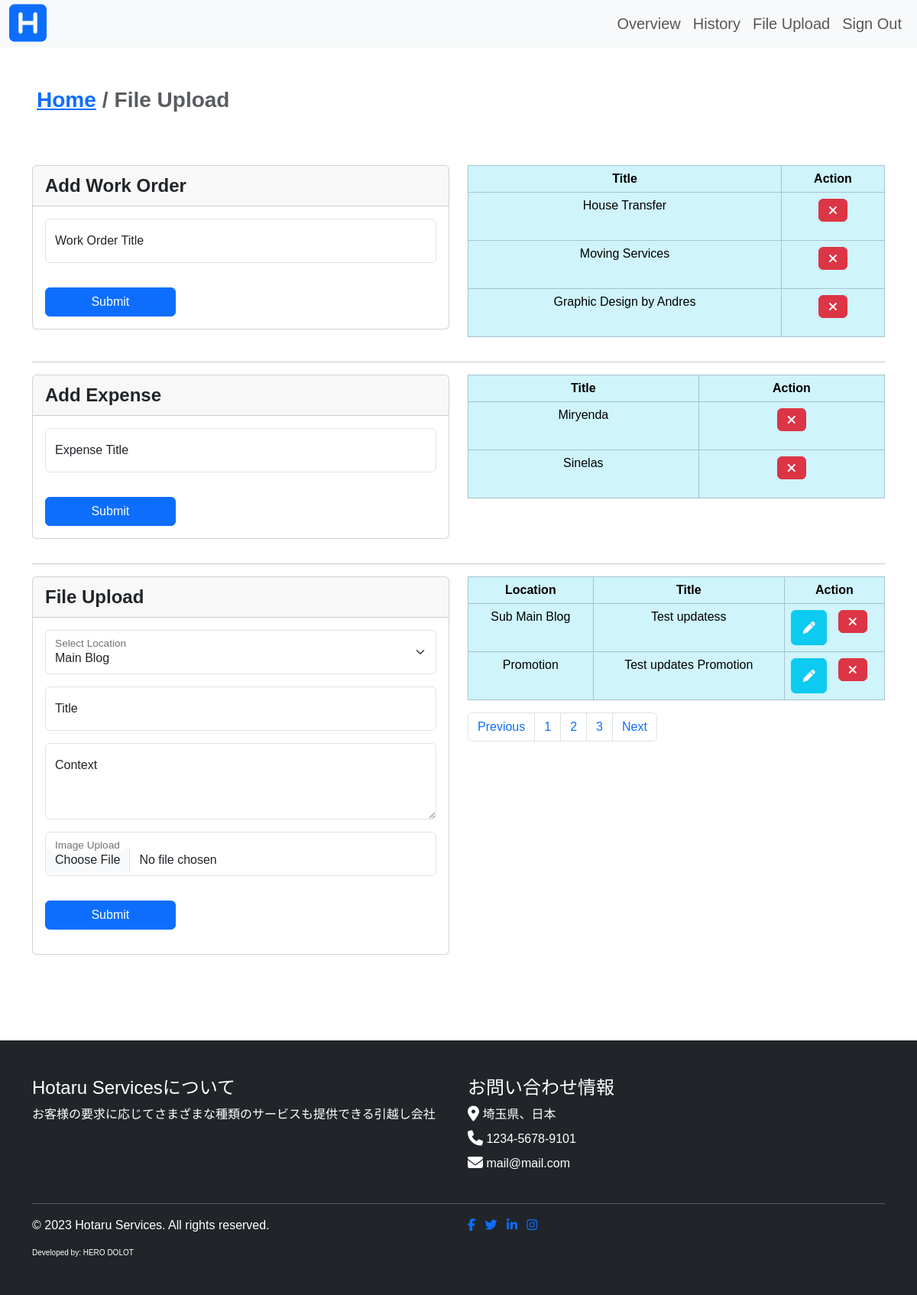
The page /admin/fileupload.php on the database its author committed.
### tables this page shows
CREATE TABLE `work_order` (
  `work_id` int(11) NOT NULL,
  `work_name` text NOT NULL
);

CREATE TABLE `expense_type` (
  `expense_id` int(11) NOT NULL,
  `expense_name` text NOT NULL
);

CREATE TABLE `updates` (
  `update_id` int(11) NOT NULL,
  `update_location` text NOT NULL,
  `update_title` text NOT NULL,
  `update_description` text NOT NULL,
  `update_image` longtext NOT NULL,
  `update_date` int(11) NOT NULL
);

### admin/fileupload.php (the view, shortened to what this page needs)
<?php
include("../connection.php");
include './includes/header.php';
include './components/navbar.php';
?>
<div class="container-fluid py-5 p-5">
    <nav aria-label="breadcrumb">
        <ol class="breadcrumb fw-bold fs-3">
            <li class="breadcrumb-item"><a href="./index.php">Home</a></li>
            <li class="breadcrumb-item active" aria-current="page">File Upload</li>
        </ol>
    </nav>
</div>
<div class="container">
    <div class="row">
        <div class="col-md-6">
            <form method="POST" class="card">
                <div class="card-header fw-bolder fs-4">Add Work Order</div>
                <div class="card-body">
                    <div class="mb-3 form-floating">
                        <input type="text" class="form-control" required name="work_title" placeholder="workOrderTitle" required>
                        <label for="workOrderTitle">Work Order Title</label>
                    </div>
                    <button type="submit" name="submit_wo" class="btn btn-primary mt-3 col-md-4 col-5">Submit</button>
                </div>
            </form>
        </div>
        <div class="col-md-6">
            <table class="table table-alternate table-responsive table-bordered table-info text-center">
                <thead>
                    <th>Title</th>
                    <th>Action</th>
                </thead>
                <tbody>
                    <?php
                    $result = mysqli_query($conn, "SELECT * FROM work_order");
                    while ($row = $result->fetch_assoc()) :
                    ?>
                        <tr>
                            <td><?php echo $row["work_name"] ?></td>
                            <td>
                                <form method="POST">
                                    <button type="submit" name="delete_wo" class="btn btn-danger">
                                        <i class="fa-solid fa-xmark"></i>
                                    </button>
                                </form>
                            </td>
                        </tr>
                    <?php endwhile; ?>
                </tbody>
            </table>
        </div>
    </div>
    <hr>
</div>
<div class="container">
    <div class="row">
        <div class="col-md-6">
            <form method="POST" class="card">
                <div class="card-header fw-bolder fs-4">Add Expense</div>
                <div class="card-body">
                    <div class="mb-3 form-floating">
                        <input type="text" class="form-control" required name="expense_name" placeholder="workOrderTitle" required>
                        <label for="workOrderTitle">Expense Title</label>
                    </div>
                    <button type="submit" name="submit_expense" class="btn btn-primary mt-3 col-md-4 col-5">Submit</button>
                </div>
            </form>
        </div>
        <div class="col-md-6">
            <table class="table table-alternate table-responsive table-bordered table-info text-center">
                <thead>
                    <th>Title</th>
                    <th>Action</th>
                </thead>
                <tbody>
                    <?php
                    $result = mysqli_query($conn, "SELECT * FROM expense_type");
                    while ($row = $result->fetch_assoc()) :
                    ?>
                        <tr>
                            <td><?php echo $row["expense_name"] ?></td>
                            <td>
                                <form method="POST">
                                    <button type="submit" name="delete_expense" class="btn btn-danger">
                                        <i class="fa-solid fa-xmark"></i>
                                    </button>
                                </form>
                            </td>
                        </tr>
                    <?php endwhile; ?>
                </tbody>
            </table>
        </div>
    </div>
    <hr>
</div>
<div class="container">
    <div class="row">
        <div class="col-md-6">
            <div class="card">
                <div class="card-header fw-bolder fs-4">File Upload</div>
                <div class="card-body">
                    <form method="POST">
                        <div class="form-floating mb-3">
                            <select class="form-select" name="update_location" required id="floatingSelect" aria-label="Floating label select example">
                                <option selected disabled value="Main Blog">Main Blog</option>
                            </select>
                            <label for="floatingSelect">Select Location</label>
                        </div>
                        <div class="mb-3 form-floating">
                            <input type="text" class="form-control" required name="update_title" placeholder="fileUploadTitle" required>
                            <label for="fileUploadTitle">Title</label>
                        </div>
                        <div class="mb-3 form-floating">
                            <textarea class="form-control" required placeholder="Context" name="update_description" style="height: 100px"></textarea>
                            <label for="floatingTextarea2">Context</label>
                        </div>
                        <div class="form-floating mb-3">
                            <input type="file" onchange="previewFile()" required class="form-control" id="fileUploadImage" required>
                            <label for="fileUploadImage">Image Upload</label>
                        </div>
                        <button type="submit" name="submit_update" class="btn btn-primary mt-3 col-md-4 col-5">Submit</button>
                    </form>
                </div>
            </div>
        </div>
        <div class="col-md-6">
            <table class="table table-bordered table-hover table-info text-center">
                <thead>
                    <th>Location</th>
                    <th>Title</th>
                    <th>Action</th>
                </thead>
                <tbody>
                    <?php
                    $result = mysqli_query($conn, "SELECT * FROM updates");
                    while ($row = $result->fetch_assoc()) :
                    ?>
                        <tr>
                            <td><?php echo $row["update_location"] ?></td>
                            <td><?php echo $row["update_title"] ?></td>
                            <td>
                                <div class="wrapper d-md-flex justify-content-around d-sm-none">
                                    <button type="button" class="btn btn-info text-white col-5 col-md-5" data-bs-toggle="modal" data-bs-target="#modal<?php echo $row["update_id"] ?>">
                                        <i class="fas fa-pen"></i>
                                    </button>
                                    <form method="POST" class="col">
                                        <button type="submit" name="delete_update" class="btn btn-danger">
                                            <i class="fa-solid fa-xmark"></i>
                                        </button>
                                    </form>
                                </div>
                            </td>
                        </tr>
                    <?php endwhile ?>
                </tbody>
            </table>
            <nav aria-label="Page navigation example">
                <ul class="pagination">
                    <li class="page-item"><a class="page-link" href="#">Previous</a></li>
                    <li class="page-item"><a class="page-link" href="#">1</a></li>
                    <li class="page-item"><a class="page-link" href="#">2</a></li>
                    <li class="page-item"><a class="page-link" href="#">3</a></li>
                    <li class="page-item"><a class="page-link" href="#">Next</a></li>
                </ul>
            </nav>
        </div>
    </div>
</div>
<?php
include './includes/footer.php';
?>

### admin/includes/header.php (style rules this page uses)
body { font-family: 'Meiryo', sans-serif; }
@media screen and (min-width: 1024px) { body { font-family: 'Hiragino Kaku Gothic Pro', 'ヒラギノ角ゴ Pro W3', sans-serif; } }

### rows shown on the page
work_order: work_name "House Transfer"
work_order: work_name "Moving Services"
work_order: work_name "Graphic Design by Andres"
expense_type: expense_name "Miryenda"
expense_type: expense_name "Sinelas"
updates: update_location "Sub Main Blog", update_title "Test updatess"
updates: update_location "Promotion", update_title "Test updates Promotion"
